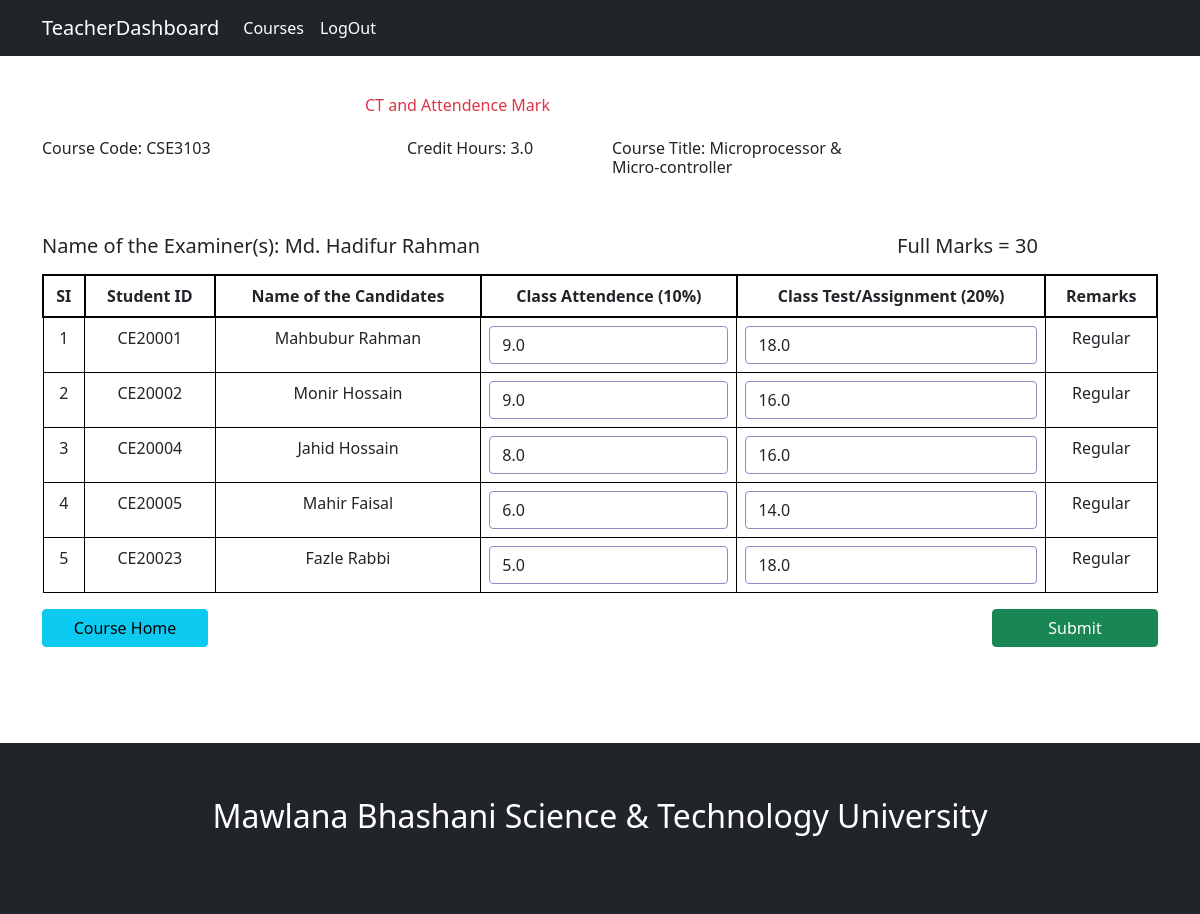
/faculty/edit_ct_and_attendence_mark/CSE3103/, run on the app's committed database.
### chairman/models.py (models this page shows, shortened)
class Course(models.Model):
    course_name = models.CharField(max_length=150)
    course_code = models.CharField(max_length=150)
    course_type = models.CharField(
        max_length=200,
        choices= course_types,
        default= 'Theory'
        )
    credit = models.FloatField()
    semister_no = models.CharField(
        max_length=200,
        choices= semister,
        default= '1st Year 1st Semester'
        )
    course_teacher = models.ForeignKey(Teacher, on_delete=models.PROTECT)

### authentication/models.py (models this page shows, shortened)
class User(AbstractBaseUser):
    email = models.EmailField(
        verbose_name='Email',
        max_length=255,
        unique=True,
    )
    name = models.CharField(max_length= 200)
    first_name = models.CharField(max_length= 200, default="Unknown")
    last_name = models.CharField(max_length= 200, default="User")
    tc = models.BooleanField(default=True)
    is_active = models.BooleanField(default=True)
    is_admin = models.BooleanField(default=False)
    created_at = models.DateTimeField(auto_now_add= True)
    updated_at = models.DateTimeField(auto_now= True)
    objects = UserManager()
    USERNAME_FIELD = 'email'
    REQUIRED_FIELDS = ['name', 'tc']

### faculty/models.py (models this page shows)
class Attendence_and_CT_Mark(models.Model):
    student_id = models.CharField(max_length=200)
    student_name = models.CharField(max_length=200)
    session = models.CharField(max_length=200)
    semester_no = models.CharField(max_length=200)
    course_code = models.CharField(max_length=200)
    course_name = models.CharField(max_length=200)
    course_teacher = models.ForeignKey(Teacher, on_delete=models.PROTECT)
    credit = models.FloatField()
    remarks = models.CharField(max_length=200)
    ct_marks = models.FloatField()
    attendence_marks = models.FloatField()
    total_ct_and_attendence_marks = models.FloatField()

### faculty/views.py (the view, shortened to what this page needs)
# urls.py: path('edit_ct_and_attendence_mark/<str:course_code>/', views.edit_ct_and_attendence_mark, name="edit_ct_and_attendence_mark"),
def edit_ct_and_attendence_mark(request, course_code):
    course = Course.objects.get(course_code= course_code)
    regular_student_ct_and_attend_marks = Attendence_and_CT_Mark.objects.filter(course_code= course_code, remarks='Regular').order_by('student_id')
    backLog_student_ct_and_attend_marks = Attendence_and_CT_Mark.objects.filter(course_code= course_code, remarks='BackLog').order_by('student_id')
    special_student_ct_and_attend_marks = Attendence_and_CT_Mark.objects.filter(course_code= course_code, remarks='Special').order_by('student_id')
    count = 0
    backLogStudents = {}
    for stu in regular_student_ct_and_attend_marks:
        count += 1
    for stu in backLog_student_ct_and_attend_marks:
        count += 1
        backLogStudents[stu] = count
    context = {
        'course_code': course_code,
        'course_name': course.course_name,
        'credit': course.credit,
        'semester_no': course.semister_no,
        'course_teacher': course.course_teacher,
        'regular_student_ct_and_attend_marks': regular_student_ct_and_attend_marks,
        'backLogStudents': backLogStudents,
        'special_student_ct_and_attend_marks': special_student_ct_and_attend_marks,
    }
    return render(request, 'faculty/edit_ct_and_attendence_mark.html', context)

### authentication/models.py (called while the page is built)
    def __str__(self):
        return self.first_name + " "+ self.last_name

### faculty/templates/faculty/edit_ct_and_attendence_mark.html (shortened to what this page needs)
{% extends 'teacher_base.html' %}
{% load static %}
{% load crispy_forms_tags %}
{% load crispy_forms_filters %}
{% block content2 %}
<div class="container">
    <div class="row">
        <div class="col-9 mt-3">
            <h6 class="text-center text-danger mb-2">CT and Attendence Mark</h6>
            <div class="row mt-4">
                <div class="col-4">
                    <h6>Course Code: {{course_code}} </h6>
                </div>
                <div class="col-4">
                    <h6 class="credit-margin">Credit Hours: {{credit}}</h6>
                </div>
                <div class="col-4">
                    <h6>Course Title: {{course_name}}</h6>
                </div>
            </div>
        </div>
    </div>
    <div class="row mt-5">
        <div class="col-12">
            <div class="row">
                <div class="col-9">
                    <h5 class="mb-3">Name of the Examiner(s): {{course_teacher}} </h5>
                </div>
                <div class="col-3">
                    <h5 class="mb-3">Full Marks = 30</h5>
                </div>
            </div>
            <form action="" method="POST">
                <table class="table table-bordered text-center">
                    <thead>
                        <tr>
                            <th scope="col">SI</th>
                            <th scope="col">Student ID</th>
                            <th scope="col">Name of the Candidates</th>
                            <th scope="col">Class Attendence (10%)</th>
                            <th scope="col">Class Test/Assignment (20%)</th>
                            <th scope="col">Remarks</th>
                        </tr>
                    </thead>
                    <tbody>
                        {% for student in regular_student_ct_and_attend_marks %}
                        <tr>
                            <td>{{forloop.counter}}</td>
                            <td>{{student.student_id}}</td>
                            <td>{{student.student_name}}</td>
                            <td>
                                {% if student.attendence_marks == 0 %}
                                <div class="form-group">
                                    <input type="number" max="10" min="0" name="{{student.student_name}}"
                                        class="form-control text-center">
                                </div>
                                {% else %}
                                <div class="form-group">
                                    <input type="number" max="10" min="0" name="{{student.student_name}}"
                                        value={{student.attendence_marks}} class="form-control">
                                </div>
                                {% endif %}
                            </td>
                            <td>
                                {% if student.ct_marks == 0 %}
                                <div class="form-group">
                                    <input type="number" max="20" min="0" name="{{student.student_id}}"
                                        class="form-control">
                                </div>
                                {% else %}
                                <div class="form-group">
                                    <input type="number" max="20" min="0" name="{{student.student_id}}"
                                        value={{student.ct_marks}} class="form-control">
                                </div>
                                {% endif %}
                            </td>
                            {% if student.remarks == 'BackLog' %}
                            <td class="text-danger">{{student.remarks}}</td>
                            {% else %}
                            <td>{{student.remarks}}</td>
                            {% endif %}
                        </tr>
                        {% endfor %}
                    </tbody>
                </table>
                <div class="row">
                    <div class="col-2">
                        <a href={% url 'course_details' course_code %} type="button" class="btn btn-info w-100">Course
                            Home</a>
                    </div>
                    <div class="col-8"></div>
                    <div class="col-2"><input type="submit" value="Submit" class="btn btn-success w-100"></div>
                </div>
            </form>
        </div>
    </div>
</div>
{% endblock content2 %}

### data on the page
Course: credit "3.0", course_name "Microprocessor & Micro-controller"
User: first_name+last_name "Md. Hadifur Rahman"
Attendence_and_CT_Mark: student_id "CE20001", student_name "Mahbubur Rahman", attendence_marks "9.0", ct_marks "18.0", remarks "Regular"
Attendence_and_CT_Mark: student_id "CE20002", student_name "Monir Hossain", attendence_marks "9.0", ct_marks "16.0", remarks "Regular"
Attendence_and_CT_Mark: student_id "CE20004", student_name "Jahid Hossain", attendence_marks "8.0", ct_marks "16.0", remarks "Regular"
Attendence_and_CT_Mark: student_id "CE20005", student_name "Mahir Faisal", attendence_marks "6.0", ct_marks "14.0", remarks "Regular"
Attendence_and_CT_Mark: student_id "CE20023", student_name "Fazle Rabbi", attendence_marks "5.0", ct_marks "18.0", remarks "Regular"

### other printed values
{{ course_code }} "CSE3103"
